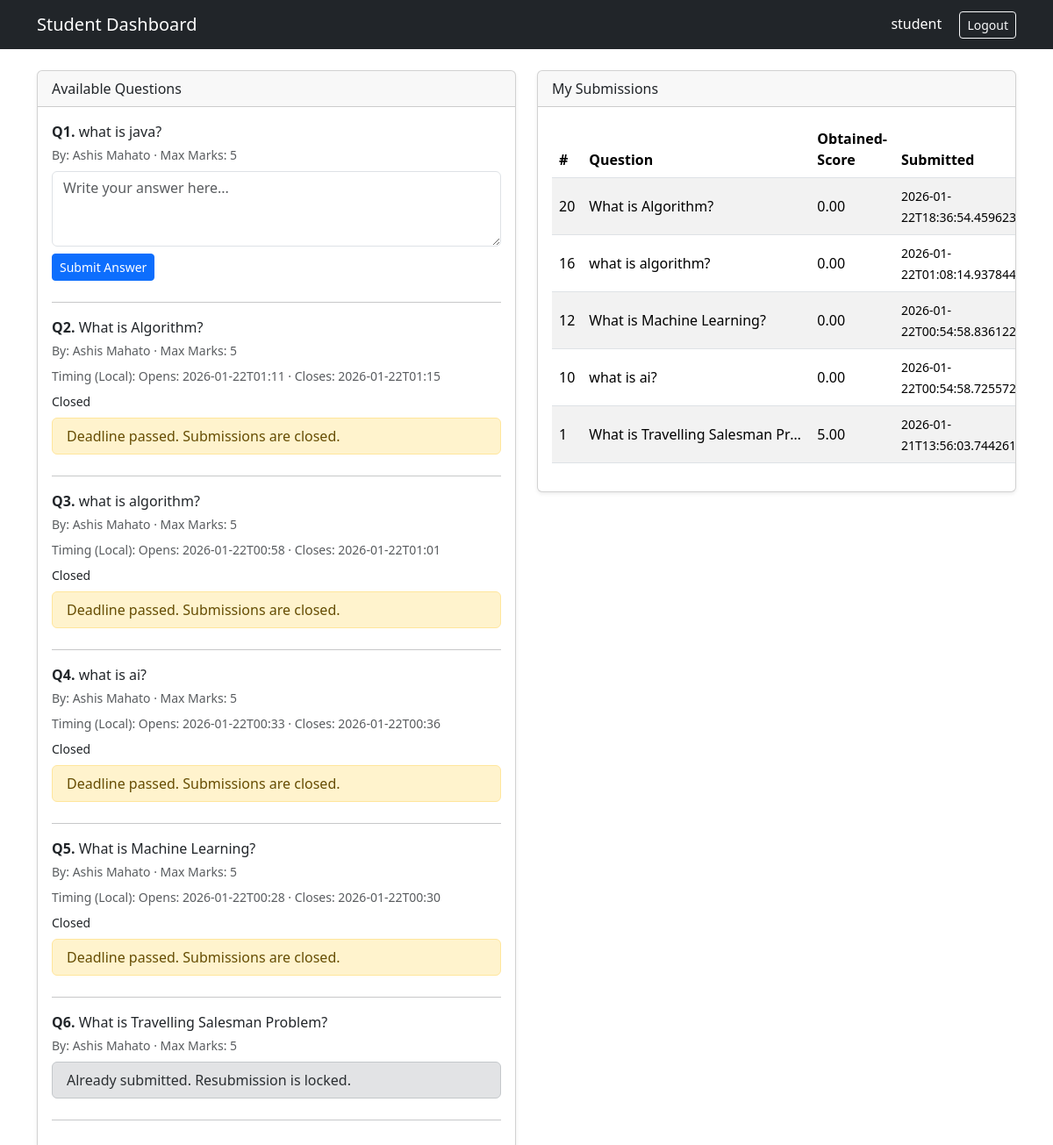
/student/dashboard (signed in), run on the app's committed database.
### tables this page shows
CREATE TABLE questions (
        id INTEGER PRIMARY KEY AUTOINCREMENT,
        teacher_id INTEGER,
        question_text TEXT,
        model_answer TEXT,
        max_marks INTEGER,
        created_at TEXT, allow_resubmission INTEGER DEFAULT 0, deadline_at TEXT, open_at TEXT, close_at TEXT,
        FOREIGN KEY (teacher_id) REFERENCES teachers(id)
    );

CREATE TABLE teachers (
                      id INTEGER PRIMARY KEY AUTOINCREMENT,
                      name TEXT,
                      email TEXT UNIQUE,
                      password TEXT);

CREATE TABLE submissions (
        id INTEGER PRIMARY KEY AUTOINCREMENT,
        question_id INTEGER,
        student_id INTEGER,
        answer_text TEXT,
        marks_obtained REAL,
        similarity REAL,
        submitted_at TEXT,
        FOREIGN KEY (question_id) REFERENCES questions(id),
        FOREIGN KEY (student_id) REFERENCES students(id)
    );

### app.py (the view)
@app.route('/student/dashboard', methods=['GET'])
def student_dashboard():
    if session.get('role') != 'student':
        return redirect(url_for('index'))
    student_id = session.get('student_id')
    student_name = session.get('student_name')
    conn = init_db()
    cur = conn.cursor()
    cur.execute('SELECT q.id, q.question_text, q.max_marks, t.name, q.allow_resubmission, q.open_at, q.close_at FROM questions q JOIN teachers t ON q.teacher_id = t.id ORDER BY q.id DESC')
    questions = cur.fetchall()
    cur.execute('''
        SELECT s.id, s.question_id, q.question_text, s.marks_obtained, s.similarity, s.submitted_at
        FROM submissions s
        JOIN questions q ON s.question_id = q.id
        WHERE s.student_id = ?
        ORDER BY s.id DESC
    ''', (student_id,))
    my_submissions = cur.fetchall()
    conn.close()
    submitted_qids = {row[1] for row in my_submissions}
    now = datetime.now()
    not_open_qids = set()
    deadline_locked_qids = set()
    submittable_qids = set()
    auto_submitted = False
    conn2 = init_db()
    cur2 = conn2.cursor()
    for q in questions:
        qid = q[0]
        allow_resub = bool(q[4])
        open_at = q[5]
        close_at = q[6]
        opened = True
        locked_deadline = False
        if open_at:
            try:
                if now < datetime.fromisoformat(open_at):
                    opened = False
            except Exception:
                pass
        if close_at:
            try:
                if now >= datetime.fromisoformat(close_at):
                    locked_deadline = True
            except Exception:
                pass
        if not opened:
            not_open_qids.add(qid)
        if locked_deadline:
            if qid not in submitted_qids:
                cur2.execute('INSERT OR IGNORE INTO submissions (question_id, student_id, answer_text, marks_obtained, similarity, submitted_at) VALUES (?, ?, ?, ?, ?, ?)', (qid, student_id, '', 0.0, 0.0, datetime.now().isoformat()))
                conn2.commit()
                submitted_qids.add(qid)
                auto_submitted = True
            deadline_locked_qids.add(qid)
        already_submitted = (qid in submitted_qids)
        allowed_by_resub = (not already_submitted) or allow_resub
        allowed_by_deadline = not locked_deadline
        allowed_by_open = opened
        if allowed_by_resub and allowed_by_deadline and allowed_by_open:
            submittable_qids.add(qid)
    conn2.close()
    if auto_submitted:
        flash('Some answers were auto-submitted due to the end of the time window.', 'info')
    return render_template('student_dashboard.html', student_name=student_name, questions=questions, my_submissions=my_submissions, submitted_qids=submitted_qids, deadline_locked_qids=deadline_locked_qids, submittable_qids=submittable_qids, not_open_qids=not_open_qids, server_now=datetime.now().strftime('%Y-%m-%dT%H:%M:%S'))

### app.py (called while the page is built)
def init_db():
    conn = sqlite3.connect('results.db')
    return conn

### templates/student_dashboard.html (shortened to what this page needs)
<!DOCTYPE html>
<html lang="en">
<head>
  <link rel="stylesheet" href="https://cdn.jsdelivr.net/npm/bootstrap@5.3.2/dist/css/bootstrap.min.css">
</head>
<body>
  <nav class="navbar navbar-expand-lg navbar-dark bg-dark">
    <div class="container">
      <a class="navbar-brand" href="#">Student Dashboard</a>
      <div class="ms-auto text-white">
        {{ student_name }}
        <a class="btn btn-outline-light btn-sm ms-3" href="{{ url_for('logout') }}">Logout</a>
      </div>
    </div>
  </nav>
  <div class="container py-4">
    <div class="row g-4">
      <div class="col-lg-6">
        <div class="card shadow-sm">
          <div class="card-header">Available Questions</div>
          <div class="card-body">
            {% if questions %}
              {% for q in questions %}
                <div class="mb-4">
                  <div class="mb-1"><strong>Q{{ loop.index }}.</strong> {{ q[1] }}</div>
                  <div class="text-muted small mb-2">By: {{ q[3] }} · Max Marks: {{ q[2] }}</div>
                  {% set qid = q[0] %}
                  {% if q[5] or q[6] %}
                    <div class="small text-muted mb-2">
                      Timing (Local):
                      <span>Opens: {{ q[5] or 'Now' }}</span>
                      ·
                      <span>Closes: {{ q[6] or 'No close' }}</span>
                    </div>
                    <div class="small mb-2 js-timer" id="timer-{{ qid }}" data-open="{{ q[5] or '' }}" data-close="{{ q[6] or '' }}"></div>
                  {% endif %}
                  {% if deadline_locked_qids and (qid in deadline_locked_qids) %}
                    <div class="alert alert-warning py-2">Deadline passed. Submissions are closed.</div>
                  {% else %}
                    {% if submitted_qids and (qid in submitted_qids) %}
                      {% if q[4] %}
                        <div class="alert alert-info py-2">You already submitted. You may resubmit before the deadline.</div>
                        <form class="js-window-ctrl" data-open="{{ q[5] or '' }}" data-close="{{ q[6] or '' }}" method="post" action="{{ url_for('submit_answer', question_id=qid) }}">
                          <div class="mb-2">
                            <textarea class="form-control" name="answer_text" rows="3" placeholder="Update your answer..." required {% if not_open_qids and (qid in not_open_qids) %}disabled{% endif %}></textarea>
                          </div>
                          <button class="btn btn-primary btn-sm" type="submit" {% if not_open_qids and (qid in not_open_qids) %}disabled{% endif %}>Resubmit Answer</button>
                        </form>
                      {% else %}
                        <div class="alert alert-secondary py-2">Already submitted. Resubmission is locked.</div>
                      {% endif %}
                    {% else %}
                      <form class="js-window-ctrl" data-open="{{ q[5] or '' }}" data-close="{{ q[6] or '' }}" method="post" action="{{ url_for('submit_answer', question_id=qid) }}">
                        <div class="mb-2">
                          <textarea class="form-control" name="answer_text" rows="3" placeholder="Write your answer here..." required {% if not_open_qids and (qid in not_open_qids) %}disabled{% endif %}></textarea>
                        </div>
                        <button class="btn btn-primary btn-sm" type="submit" {% if not_open_qids and (qid in not_open_qids) %}disabled{% endif %}>Submit Answer</button>
                      </form>
                    {% endif %}
                  {% endif %}
                </div>
                <hr/>
              {% endfor %}
            {% else %}
              <p class="text-muted mb-0">No questions available yet.</p>
            {% endif %}
          </div>
        </div>
      </div>
      <div class="col-lg-6">
        <div class="card shadow-sm">
          <div class="card-header">My Submissions</div>
          <div class="card-body table-responsive">
            {% if my_submissions %}
              <table class="table table-striped align-middle">
                <thead>
                  <tr>
                    <th>#</th>
                    <th>Question</th>
                    <th>Obtained-Score</th>
                    <th>Submitted</th>
                  </tr>
                </thead>
                <tbody>
                  {% for s in my_submissions %}
                    <tr>
                      <td>{{ s[0] }}</td>
                      <td class="text-truncate" style="max-width: 260px;">{{ s[2] }}</td>
                      <td>{{ '%.2f'|format(s[3]) }}</td>
                      <td><small>{{ s[5] }}</small></td>
                    </tr>
                  {% endfor %}
                </tbody>
              </table>
            {% else %}
              <p class="text-muted mb-0">No submissions yet.</p>
            {% endif %}
          </div>
        </div>
      </div>
    </div>
  </div>
</body>
</html>

### data on the page
questions: question_text "what is java?", name "Ashis Mahato", max_marks "5"
questions: question_text "What is Algorithm?", name "Ashis Mahato", max_marks "5", open_at "2026-01-22T01:11", close_at "2026-01-22T01:15", shows "Deadline passed. Submissions are closed."
questions: question_text "what is algorithm?", name "Ashis Mahato", max_marks "5", open_at "2026-01-22T00:58", close_at "2026-01-22T01:01", shows "Deadline passed. Submissions are closed."
questions: question_text "what is ai?", name "Ashis Mahato", max_marks "5", open_at "2026-01-22T00:33", close_at "2026-01-22T00:36", shows "Deadline passed. Submissions are closed."
questions: question_text "What is Machine Learning?", name "Ashis Mahato", max_marks "5", open_at "2026-01-22T00:28", close_at "2026-01-22T00:30", shows "Deadline passed. Submissions are closed."
questions: question_text "What is Travelling Salesman Problem?", name "Ashis Mahato", max_marks "5", shows "Already submitted. Resubmission is locked."
submissions: id "20", question_text "What is Algorithm?", marks_obtained "0.00", submitted_at "2026-01-22T18:36:54.459623"
submissions: id "16", question_text "what is algorithm?", marks_obtained "0.00", submitted_at "2026-01-22T01:08:14.937844"
submissions: id "12", question_text "What is Machine Learning?", marks_obtained "0.00", submitted_at "2026-01-22T00:54:58.836122"
submissions: id "10", question_text "what is ai?", marks_obtained "0.00", submitted_at "2026-01-22T00:54:58.725572"
submissions: id "1", question_text "What is Travelling Salesman Pr…", marks_obtained "5.00", submitted_at "2026-01-21T13:56:03.744261"

### other printed values
{{ student_name }} "student"
